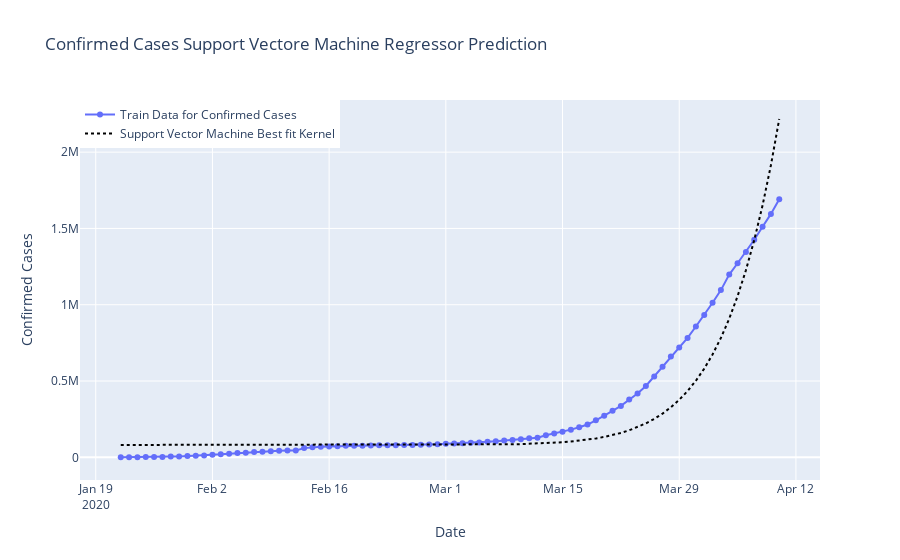

Notebook code cell kept with this figure:
### Code cell
plt.figure(figsize=(11,6))
prediction_svm=svm.predict(np.array(dataset_rnn["Days Since"]).reshape(-1,1))
fig=go.Figure()
fig.add_trace(go.Scatter(x=dataset_rnn.index, y=dataset_rnn["Confirmed"],
                    mode='lines+markers',name="Train Data for Confirmed Cases"))
fig.add_trace(go.Scatter(x=dataset_rnn.index, y=prediction_svm,
                    mode='lines',name="Support Vector Machine Best fit Kernel",
                    line=dict(color='black', dash='dot')))
fig.update_layout(title="Confirmed Cases Support Vectore Machine Regressor Prediction",
                 xaxis_title="Date",yaxis_title="Confirmed Cases",legend=dict(x=0,y=1,traceorder="normal"))
fig.show()
